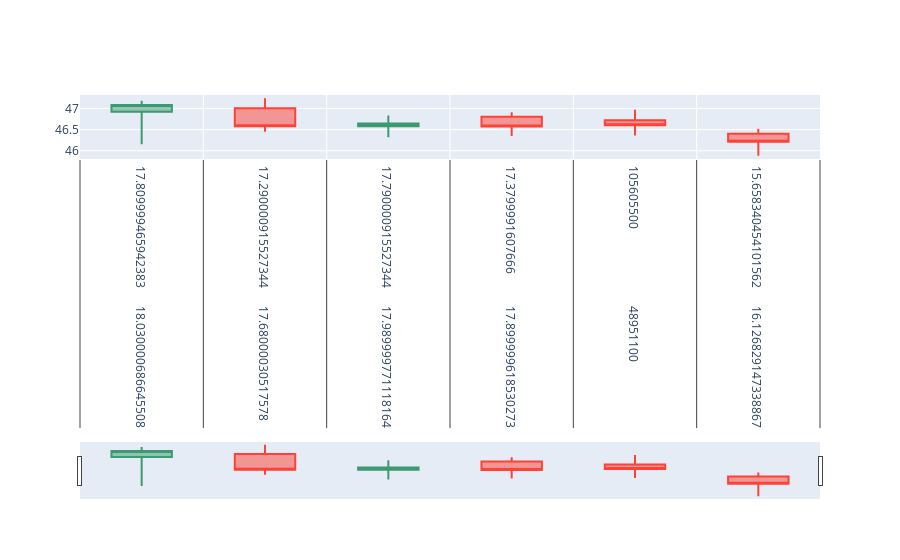

Notebook source saved alongside this figure:
### Code cell
figSignal = go.Figure(data=data)
figSignal.show()

### Figure 1 — Plotly figure (JSON) as saved in the notebook; plotly's stock layout.template omitted (floating-point values rounded to 4 significant figures; data arrays with more than 128 entries replaced by an {"elided": "..."} marker saying what was removed)
{"data": [{"close": {"elided": "2517 float values"}, "high": {"elided": "2517 float values"}, "low": {"elided": "2517 float values"}, "open": {"elided": "2517 float values"}, "type": "candlestick", "x": {"elided": "252x6 float values"}}], "layout": {}}
